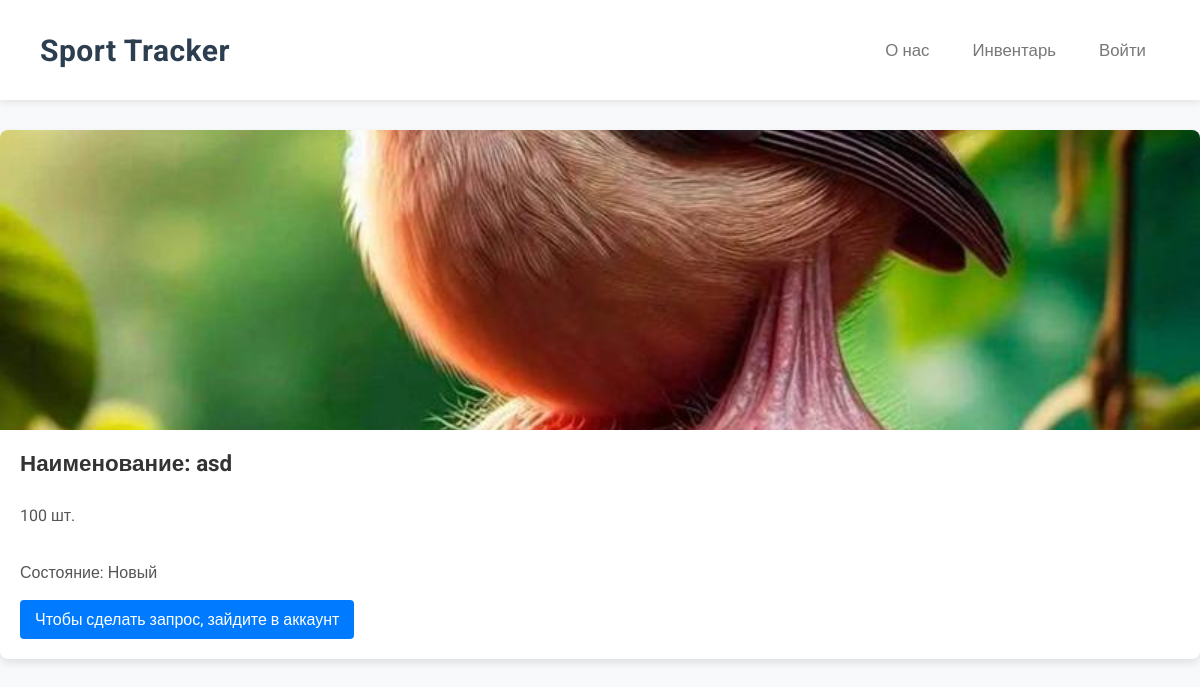
/catalog/, run on an earlier commit of the app's database.
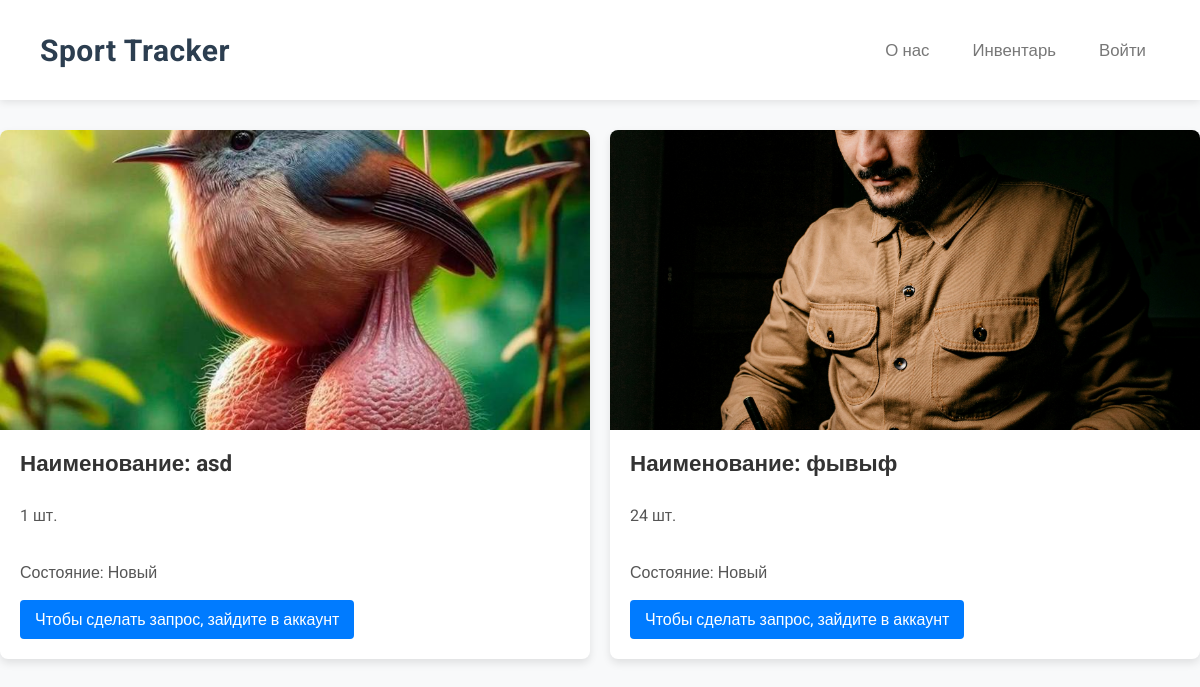
And on a later commit of the database.
### main/models.py (models this page shows, shortened)
class Votings(models.Model):
    author = models.ForeignKey(User, on_delete=models.CASCADE)
    image = models.ImageField(upload_to=get_image_upload_path, blank=True, null=True)
    name = models.TextField()
    questions_number = models.IntegerField()
    type_of_voting = models.TextField()

### main/views.py (the view)
# urls.py: path('catalog/', catalog, name='catalog'),
def catalog(request):
    categories = Votings.objects.all()
    context = {
        "categories": categories,
        "is_admin": False,
        "is_auth": False,
    }
    if request.user.is_superuser:
        context["is_admin"] = True
    if request.user.is_authenticated:
        context["is_auth"] = True
    data = []
    for category in categories:
        directory = f"main/uploads/votings/admin/{category.id}"
        url_to_header = ""
        if len(os.listdir(directory)) != 0:
            url_to_header = f"/uploads/votings/admin/{category.id}/{os.listdir(directory)[0]}"
        data.append({"category": category, "url_to_header": url_to_header})
    context["data"] = data
    if request.method == 'GET':
        sku = request.GET.get('sku')
        if not sku:
            return render(request, 'catalog.html', context)
    return render(request, 'catalog.html', context)

### main/templates/catalog.html (shortened to what this page needs)
{% load static %}
<!DOCTYPE html>
<html lang="en">
<head>
    <link rel="stylesheet" href="{% static 'catalog_cards.css' %}">
    <link rel="stylesheet" href="{% static 'header.css' %}">
</head>
{% include 'header.html' %}
<body>
    <div class="container">
        {% for category in data %}
        <div class="item">
          <div class="wrapper exmpl"><img src="{{ category.url_to_header }}" alt="Шапка опроса"></div>
          <div class="card">
            <h3>Наименование: {{category.category.name}}</h3>
            <p>{{category.category.questions_number }} шт.</p>
             {% if category.category.type_of_voting == "one" %}
                <p>Состояние: Новый</p>
              {% elif category.category.type_of_voting == "multi" %}
                <p>Состояние: Использованный</p>
              {% else %}
                <p>Состояние: Сломанный</p>
              {% endif %}
              {% if is_admin %}
                  <a class="card_link" href="{% url 'voting'%}?id={{category.category.id}}">Изменить</a>
              {% elif is_auth %}
                  <a class="card_link" href="{% url 'add_voting'%}?id={{category.category.id}}">Добавить в заявку</a>
              {% else %}
                  <a class="card_link">Чтобы сделать запрос, зайдите в аккаунт</a>
              {% endif %}
          </div>
        </div>
        {% endfor %}
    </div>
</body>
</html>

What changed in the data, as far as the page shows it:
changed Votings "asd": category.questions_number "100" → "1"
added Votings: shows a picture, category.name "фывыф", category.questions_number "24", type_of_voting "Состояние: Новый"
